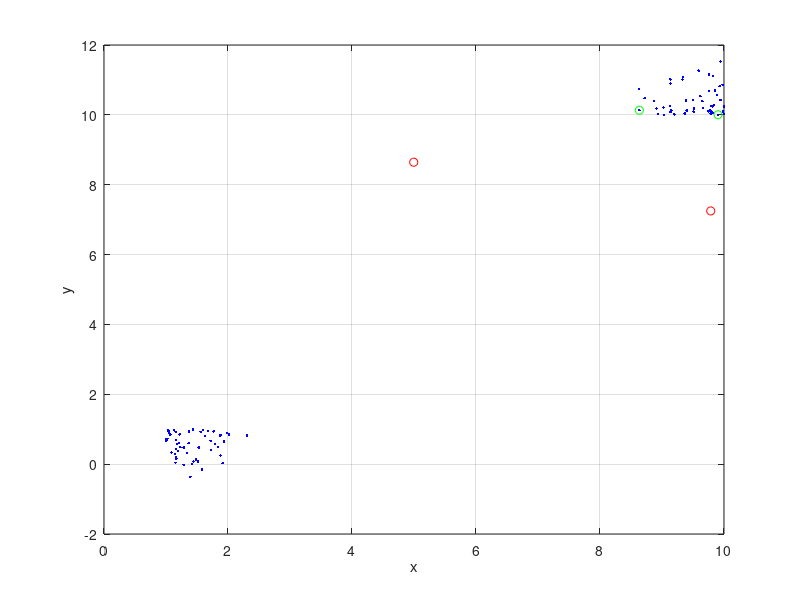
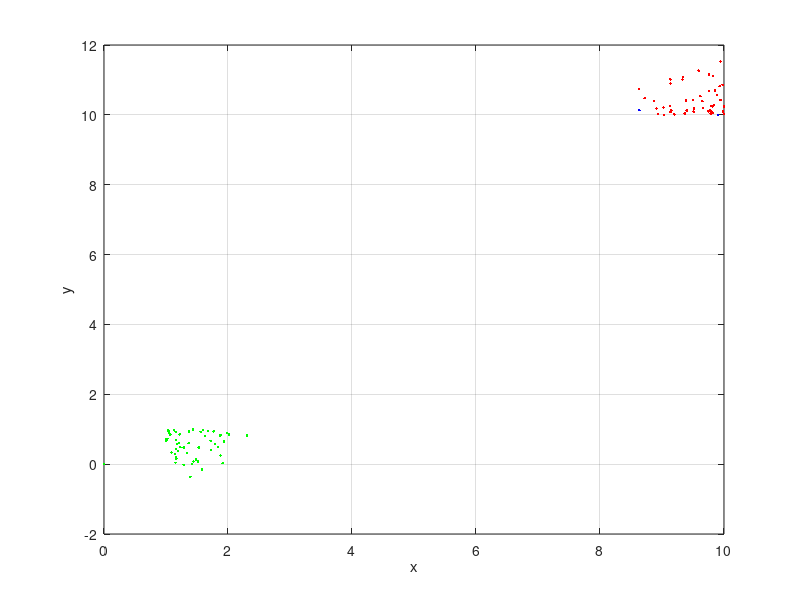

MATLAB code to generate these figures, in order:
clc,close all,clear all
% add features fargo
% add fargo2 branch
% Number of clusters this is given information
Ncl = 2; 

x1center  = 1;
y1center  = 1;
x2center  = 10;
y2center  = 10;




N = 100;
x = zeros(N,1);
y = zeros(N,1);
lc1 = zeros(N,1);
lc2 = zeros(N,1);



for i=1:N    
    if mod(i,2)==0 
        x(i) = x1center + 2*rand*sin(rand) ;
        y(i) = x1center - 2*rand*sin(rand);
    else
        x(i) = x2center - 2*rand*sin(rand) ;
        y(i) = x2center + 2*rand*sin(rand) ;      
    end
    
end


figure (1)
plot(x,y,'b.')
xlabel('x')
xlabel('y')
grid on


while(true)
xc1 = max(x)*rand;
yc1 = max(y)*rand;
xc2 = max(x)*rand;
yc2 = max(y)*rand;

for i=1:length(x)
    lc1(i) = sqrt( (xc1 - x(i)).^2 + ( yc1 - y(i)).^2  );
    lc2(i) = sqrt( (xc2 - x(i)).^2 + ( yc2 - y(i)).^2  );
end

 if lc1(1)*lc2(1)< 0.5*max(x).^2 break;
 end

end



hold on
plot(xc1,yc1,'ro')
hold on
plot(xc2,yc2,'ro')
xlabel('x')
ylabel('y')


% Calculation the lengths
% for 1 center
lc1 = zeros(N,1);
lc2 = zeros(N,1);

k = 0;
while (true)
k = k+1

for i=1:length(x)
    lc1(i) = sqrt( (xc1 - x(i)).^2 + ( yc1 - y(i)).^2  );
    lc2(i) = sqrt( (xc2 - x(i)).^2 + ( yc2 - y(i)).^2  );
end



[M1,I1] = min(lc1)
[M2,I2] = min(lc2)

xc1_new = x(I1);
xc2_new = x(I2);

yc1_new = y(I1);
yc2_new = y(I2);


if  ((xc1_new - xc1)< 0.01  && (xc2_new - xc2)< 0.01 && (yc1_new - yc1)< 0.1  && (yc2_new - yc2)< 0.1 )  break;
end

xc1 = xc1_new;
xc2 = xc2_new;

yc1 = yc1_new;
yc2 = yc2_new;

end

hold on
plot(xc1,yc1,'go')
hold on
plot(xc2,yc2,'go')
xlabel('x')
ylabel('y')


x1 = zeros(N,1);
y1 = zeros(N,1);
x2 = zeros(N,1);
y2 = zeros(N,1);


% Changing Color For clusters
for i = 1:N
    if (lc1(i)< 2)
        x1(i) = x(i); y1(i) = y(i);
    else
        x2(i) = x(i); y2(i) = y(i);
    end
end

figure(3)
plot(x1,y1,'r.')
grid on
hold on
plot(x2,y2,'g.')
xlabel('x')
ylabel('y')
grid on
hold on
plot(xc1,yc1,'b.')
hold on
plot(xc2,yc2,'b.')

% 2+2 = 10



% add some minor changing
% add minot update with more perfect code

clc,close all,clear all
disp('new features')
% another one
% another 2 codes and upda


% need edd em algorithm
